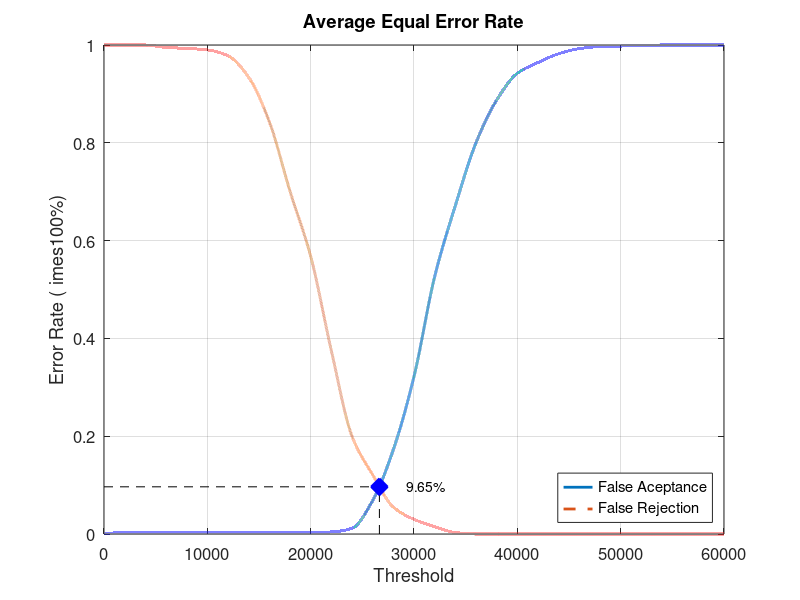
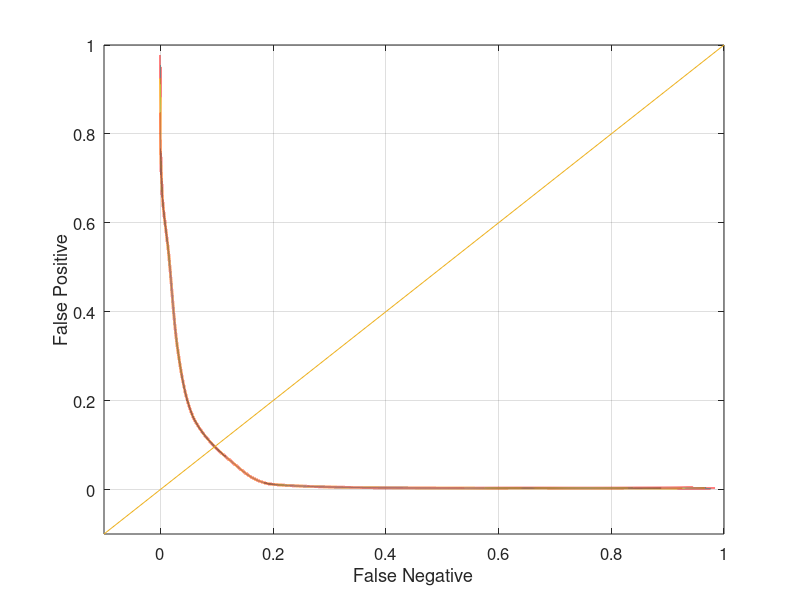

Write the MATLAB code that produced these figures, in order.
close all;
clear;
clc;
x = 0:2000:60000;
xq = 0:0.5:60000;

y0 = [0 0.0031579 0.0031579 0.0031579 0.0031579 0.0031579 0.0031579 0.0031579 0.0031579 0.0031579 0.0031579 0.00421053 0.0115789 0.0684211 0.172632 0.322105 0.526316 0.671579 0.8 0.887368 0.942105 0.964211 0.982105 0.992632 0.996842 0.997895 0.998947 1 1 1 1]
yy0 = interp1(x, y0, xq, 'pchip');
y1 = [1 1 1 0.995 0.993 0.99 0.978 0.934 0.843 0.701 0.568 0.375 0.2 0.121 0.055 0.03 0.015 0.003 0 0 0 0 0 0 0 0 0 0 0 0 0]
yy1 = interp1(x, y1, xq, 'pchip');

% Calculating EER: 
y2 = abs(y0 - y1);
find(y2 == min(y2))
yy2 = abs(yy0 - yy1);
xEER = find(yy2 == min(yy2));
xEERIndex = xq(xEER) % X-axis EER
yEER = yy0(xEER) % Y-axis EER

main = figure
plot(xq, yy0,'-','LineWidth', 2);	hold on
plot(xq, yy1,'--','LineWidth', 2);	hold on
plot([xEERIndex xEERIndex], [0 yEER], 'k--');	hold on
plot([0 xEERIndex], [yEER yEER], 'k--');	hold on
plot(xEERIndex, yEER, 'bx', 'LineWidth', 10);	hold on
text(xEERIndex + 10 * xEERIndex / 100, yEER, [num2str(round((10000 * yEER)) / 100) '%'])
legend('False Aceptance', 'False Rejection', 'Location', 'SouthEast')
xlabel('Threshold')
ylabel('Error Rate (	imes100%)')
title('Average Equal Error Rate')
set(gca, 'FontSize', 12)
axis([0 60000 0 1])
grid on

print(main, 'Database3AverageMain', '-dpng');
FNRxFPR = figure('Color', [1 1 1]);
plot(yy1, yy0, '-', yy1, yy0, 'LineWidth', 2);
hold on
y = -0.1:0.1:1
plot(y, y); 
set(gca, 'FontSize', 12)
xlabel('False Negative')
ylabel('False Positive')
axis([-0.1 1 -0.1 1])
set(gca, 'FontSize', 12)
grid on

print(FNRxFPR, 'Database3AverageFNRxFPR','-dpng');
